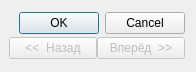
<?xml version="1.0" encoding="UTF-8"?>
<ui version="4.0">
 <class>Dialog</class>
 <widget class="QDialog" name="Dialog">
  <property name="geometry">
   <rect>
    <x>0</x>
    <y>0</y>
    <width>196</width>
    <height>72</height>
   </rect>
  </property>
  <property name="windowTitle">
   <string>Dialog</string>
  </property>
  <layout class="QVBoxLayout" name="verticalLayout">
   <property name="spacing">
    <number>0</number>
   </property>
   <property name="sizeConstraint">
    <enum>QLayout::SetMinimumSize</enum>
   </property>
   <property name="leftMargin">
    <number>9</number>
   </property>
   <property name="topMargin">
    <number>9</number>
   </property>
   <property name="bottomMargin">
    <number>9</number>
   </property>
   <item>
    <widget class="QDialogButtonBox" name="buttonBox">
     <property name="orientation">
      <enum>Qt::Horizontal</enum>
     </property>
     <property name="standardButtons">
      <set>QDialogButtonBox::Cancel|QDialogButtonBox::Ok</set>
     </property>
    </widget>
   </item>
   <item>
    <layout class="QHBoxLayout" name="navigLayout">
     <item>
      <widget class="QPushButton" name="btnPrev">
       <property name="enabled">
        <bool>false</bool>
       </property>
       <property name="text">
        <string>&lt;&lt;  Назад</string>
       </property>
      </widget>
     </item>
     <item>
      <widget class="QPushButton" name="btnNext">
       <property name="enabled">
        <bool>false</bool>
       </property>
       <property name="text">
        <string>Вперёд  &gt;&gt;</string>
       </property>
      </widget>
     </item>
    </layout>
   </item>
  </layout>
 </widget>
 <resources/>
 <connections>
  <connection>
   <sender>buttonBox</sender>
   <signal>accepted()</signal>
   <receiver>Dialog</receiver>
   <slot>accept()</slot>
   <hints>
    <hint type="sourcelabel">
     <x>248</x>
     <y>254</y>
    </hint>
    <hint type="destinationlabel">
     <x>157</x>
     <y>274</y>
    </hint>
   </hints>
  </connection>
  <connection>
   <sender>buttonBox</sender>
   <signal>rejected()</signal>
   <receiver>Dialog</receiver>
   <slot>reject()</slot>
   <hints>
    <hint type="sourcelabel">
     <x>316</x>
     <y>260</y>
    </hint>
    <hint type="destinationlabel">
     <x>286</x>
     <y>274</y>
    </hint>
   </hints>
  </connection>
  <connection>
   <sender>btnPrev</sender>
   <signal>pressed()</signal>
   <receiver>Dialog</receiver>
   <slot>toPrev()</slot>
   <hints>
    <hint type="sourcelabel">
     <x>20</x>
     <y>20</y>
    </hint>
    <hint type="destinationlabel">
     <x>20</x>
     <y>20</y>
    </hint>
   </hints>
  </connection>
  <connection>
   <sender>btnNext</sender>
   <signal>pressed()</signal>
   <receiver>Dialog</receiver>
   <slot>toNext()</slot>
   <hints>
    <hint type="sourcelabel">
     <x>20</x>
     <y>20</y>
    </hint>
    <hint type="destinationlabel">
     <x>20</x>
     <y>20</y>
    </hint>
   </hints>
  </connection>
 </connections>
</ui>
